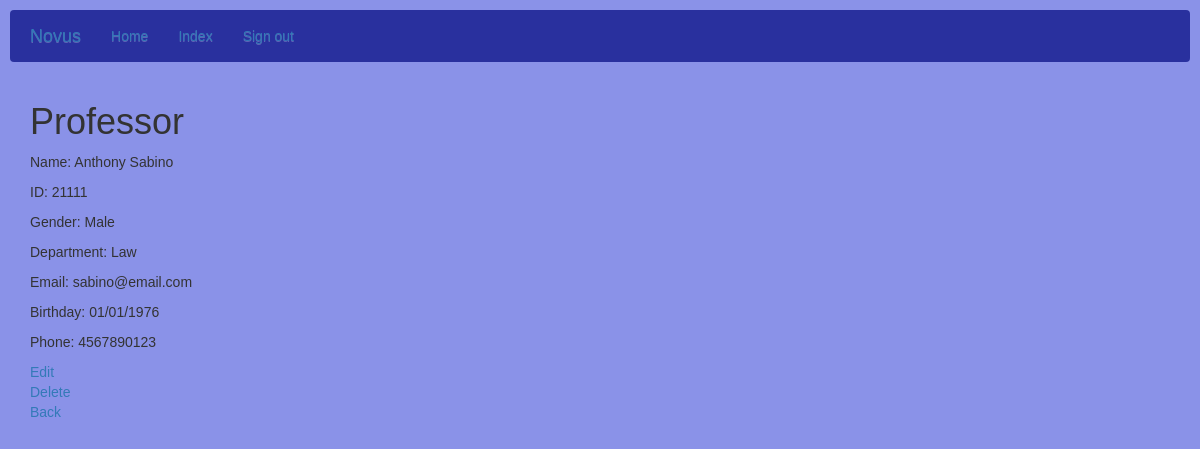
Page /details/Professor/3 (signed in) on the committed database.
### models.py (models this page shows, shortened)
class User(db.Model, UserMixin):
    __tablename__="users"
    id = db.Column(db.Integer, primary_key=True)
    uniqueid = db.Column(db.String(5), index=True)
    name = db.Column(db.String(120), index=True, unique=False)
    gender = db.Column(db.String(6), index=True)
    email = db.Column(db.String(120), index=True)
    phone = db.Column(db.String(120), index=True)
    birthday = db.Column(db.String(120), index=True)
    active = db.Column(db.Boolean())
    roles = relationship("Role", secondary="user_roles")
    password = db.Column(db.String(128))
    type = db.Column(db.String(15))

class Professor(User, db.Model):
    __tablename__="professors"
    id = db.Column(db.Integer, ForeignKey('users.id'), primary_key=True)
    department = db.Column(db.String(120), index=True)
    courses = relationship("Course", backref="professors")
    posts = relationship("Post", backref="professors")

### app.py (the view)
@app.route('/details/<type>/<int:id>')
@login_required
def details(type, id):
    if type == "Student":
        student = Student.query.get(id)
        return render_template('students_details.html', student=student)
    elif type == "Professor":
        prof = Professor.query.get(id)
        return render_template('professor_details.html', prof=prof)
    elif type == "Administrator":
        admin = Administrator.query.get(id)
        return render_template('administrator_details.html', admin=admin)
    elif type == "Course":
        course = Course.query.get(id)
        professor = Professor.query.get(course.professor_id)
        assignments = course.assignments
        return render_template('course_details.html', course=course, professor=professor, assignments=assignments)
    else:
        return render_template('error.html')

### templates/professor_details.html
{% extends 'layout.html' %}
{% block app_content %}
<h1>Professor</h1>
<p>Name: {{prof.name}}</p>
<p>ID: {{prof.uniqueid}}</p>
<p>Gender: {{prof.gender}}</p>
<p>Department: {{prof.department}}</p>
<p>Email: {{prof.email}}</p>
<p>Birthday: {{prof.birthday}}</p>
<p>Phone: {{prof.phone}}</p>
<div>
  <a href="{{ url_for('edit', type='Professor', id=prof.id)}}">
    Edit
  </a>
</div>
<div>
  <a href="{{ url_for('delete', type='Professor', id=prof.id)}}">
    Delete
  </a>
</div>
<div>
  <a href="{{ url_for('professor_roster')}}">
    Back
  </a>
</div>
{% endblock %}

### static/css/roster.css (style rules this page uses)
* { box-sizing: border-box; }
body { font-family: Arial; padding: 10px; background: #8a92e8; }

### rows in the picture
User: name "Anthony Sabino", uniqueid "21111", gender "Male", email "sabino@email.com", birthday "01/01/1976", phone "4567890123"
Professor: department "Law"
